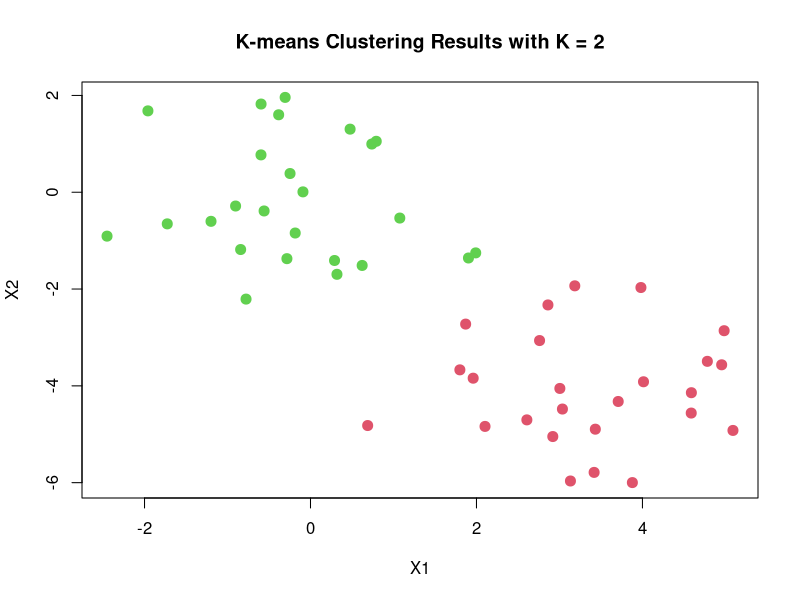
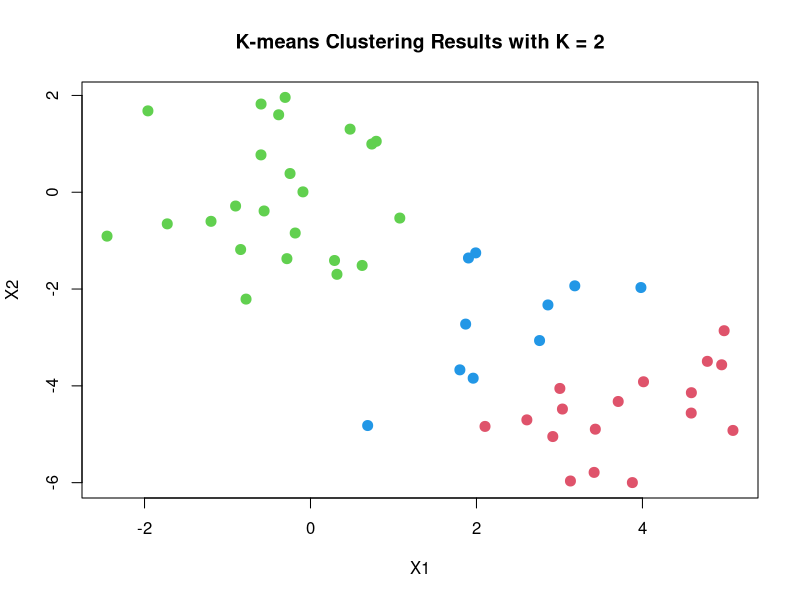
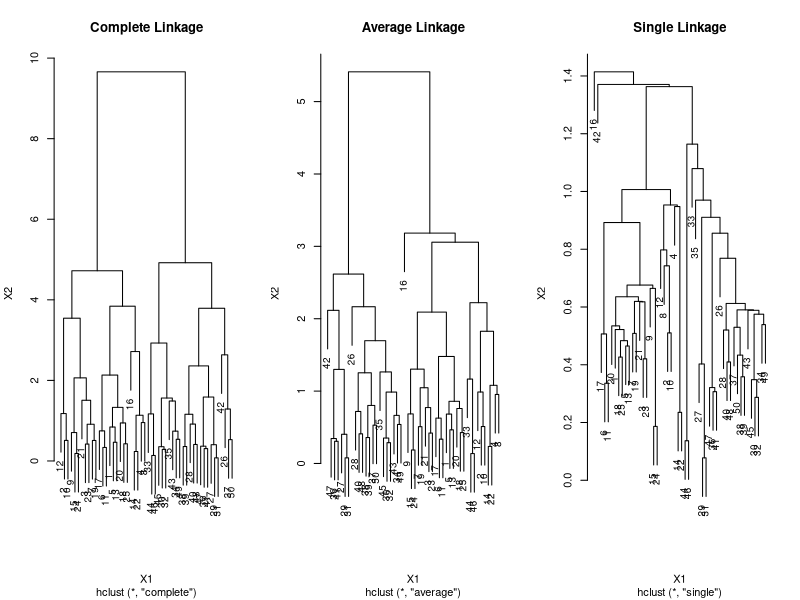
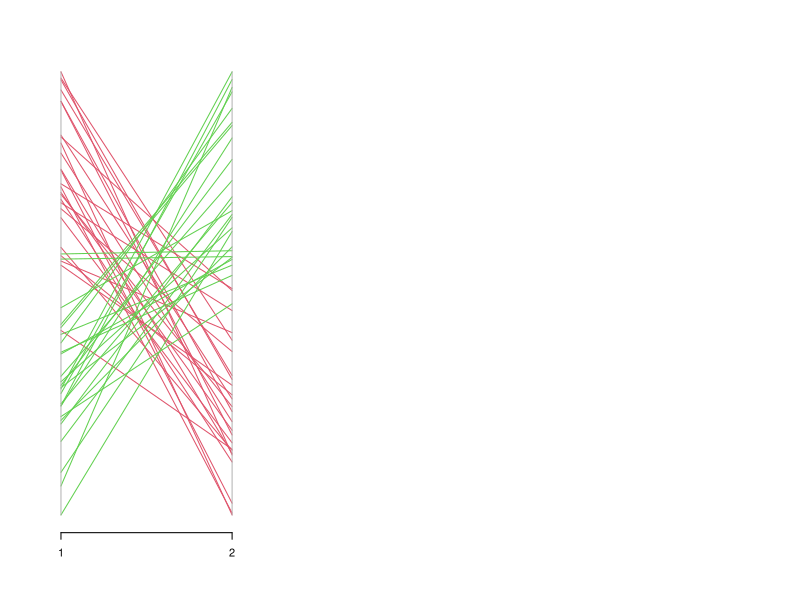

Write R code to recreate these figures, in order.
### K-means Clustering

set.seed(2)
x = matrix(rnorm(50*2), ncol = 2)
x[1:25, 1] = x[1:25,1] + 3
x[1:25, 2] = x[1:25,2] - 4

# perform k-means with k = 2
km.out = kmeans(x, 2, nstart = 20)

km.out$cluster

plot(x, col = km.out$cluster + 1, 
     main = "K-means Clustering Results with K = 2",
     xlab ="X1",
     ylab = "X2",
     pch = 20, 
     cex = 2)


# perform k-means with k = 3
set.seed(4)
km.out = kmeans(x, 3, nstart = 20)

km.out$clusters

plot(x, col = km.out$cluster + 1, 
     main = "K-means Clustering Results with K = 2",
     xlab ="X1",
     ylab = "X2",
     pch = 20, 
     cex = 2)

### we want to minimize
km.out$tot.withinss



##### Apply Hierarchical Clustering 

### dist(x) computes the Eculidean distances among observations
hc.complete = hclust(dist(x), method = "complete")
hc.average = hclust(dist(x), method = "average")
hc.single = hclust(dist(x), method = "single")

par(mfrow=c(1,3))
plot(hc.complete, main = "Complete Linkage", xlab = "X1", ylab = "X2", cex = 0.9)
plot(hc.average, main = "Average Linkage", xlab = "X1", ylab = "X2", cex = 0.9)
plot(hc.single, main = "Single Linkage", xlab = "X1", ylab = "X2", cex = 0.9)

## to determine the cluster labels for each 
## observation associated with a given cut of the dendogram
cutree(hc.complete, 2)
cutree(hc.average, 2)
cutree(hc.single, 2)

library(MASS)
parcoord(x, col = cutree(hc.complete, 2) + 1, lty = 1)

